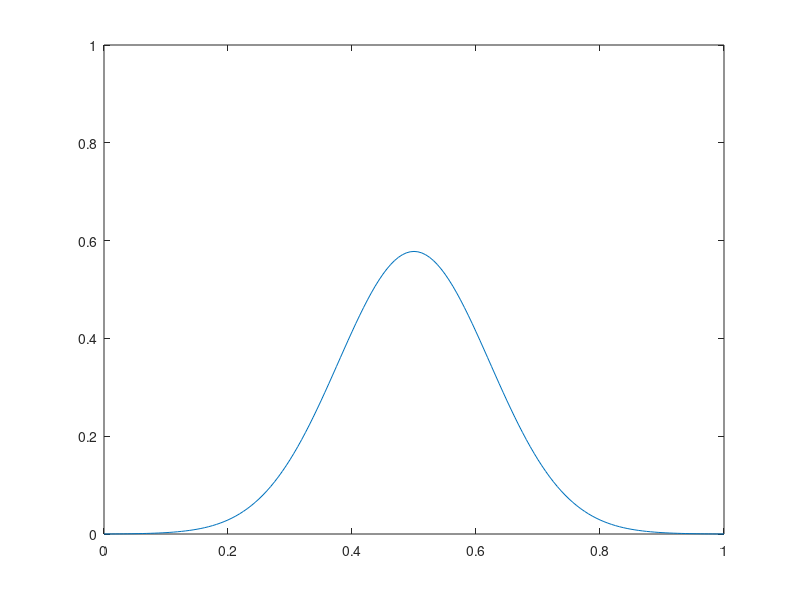

The MATLAB script that drew this image:
%Dirichlet, Implicit, Matrix
clc
clear all
close all

%Parameters
dx = 0.00625;
dt = 0.0000195313;
D = 1;
f = @(x) exp(-100*(x-(1/2)).^2);

x0 = 0;
x1 = 1;

t0 = 0;
t1 = 0.005;

b0 = 0;
b1 = 0;

%x
x = x0:dx:x1;
N = length(x);
%time
time = t0:dt:t1;
T = length(time);

%Initial Condition
u = transpose(f(x));

%Boundary Condition
u(1) = b0;
u(end) = b1;

L1 = (D*dt)/(dx^2);
L3 = 1 + 2*L1;

%Construct A
C = zeros(N,N);
C(1,1) = 1;
C(end,end) = 1;
for i=2:N-1
    C(i,i) = L3;
    C(i,i-1) = -L1;
    C(i,i+1) = -L1;
end

%Iterate across time
for t=1:T
    old = u;
    u = C\old;
    
    %Plot
    figure(1);
    plot(x,u);
    axis([x0,x1,0,1])
    pause(0.001);
end

hold off